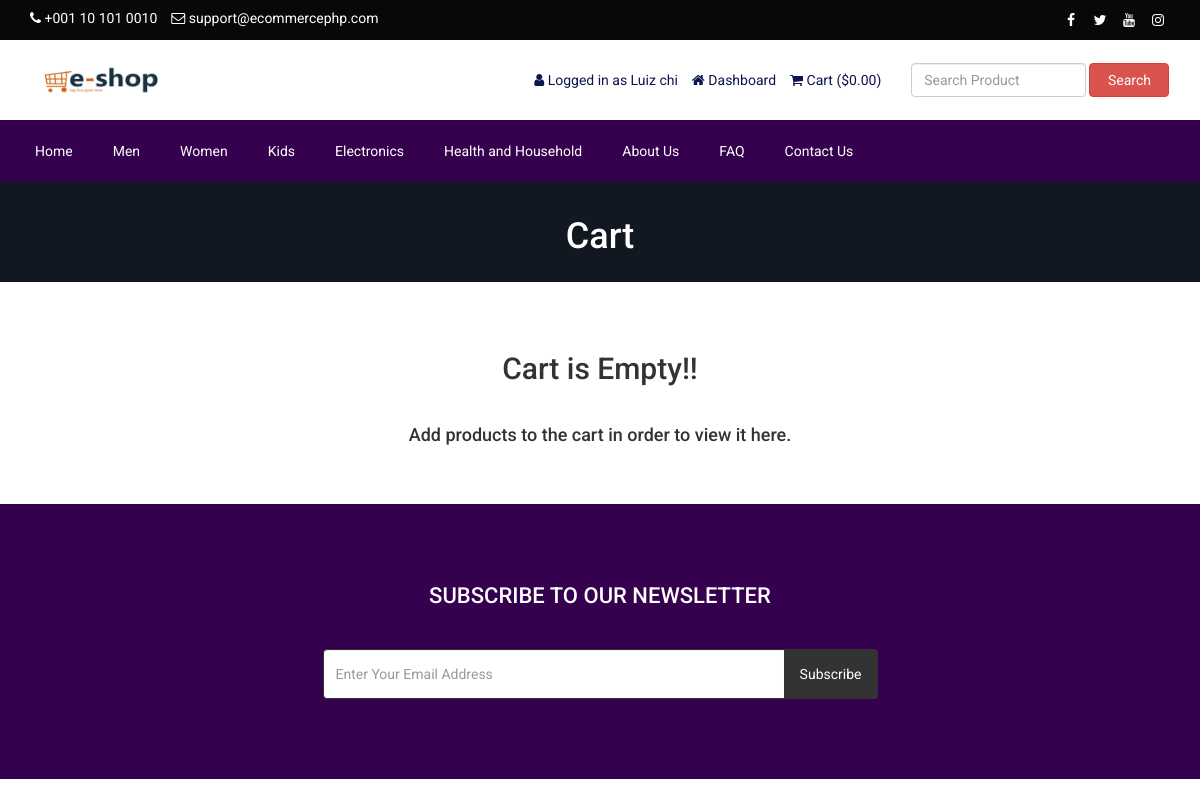
/cart.php (signed in), run on the app's committed database.
### tables this page shows
CREATE TABLE `tbl_settings` (
  `id` int(11) NOT NULL,
  `logo` varchar(255) NOT NULL,
  `favicon` varchar(255) NOT NULL,
  `footer_about` text NOT NULL,
  `footer_copyright` text NOT NULL,
  `contact_address` text NOT NULL,
  `contact_email` varchar(255) NOT NULL,
  `contact_phone` varchar(255) NOT NULL,
  `contact_fax` varchar(255) NOT NULL,
  `contact_map_iframe` text NOT NULL,
  `receive_email` varchar(255) NOT NULL,
  `receive_email_subject` varchar(255) NOT NULL,
  `receive_email_thank_you_message` text NOT NULL,
  `forget_password_message` text NOT NULL,
  `total_recent_post_footer` int(10) NOT NULL,
  `total_popular_post_footer` int(10) NOT NULL,
  `total_recent_post_sidebar` int(11) NOT NULL,
  `total_popular_post_sidebar` int(11) NOT NULL,
  `total_featured_product_home` int(11) NOT NULL,
  `total_latest_product_home` int(11) NOT NULL,
  `total_popular_product_home` int(11) NOT NULL,
  `meta_title_home` text NOT NULL,
  `meta_keyword_home` text NOT NULL,
  `meta_description_home` text NOT NULL,
  `banner_login` varchar(255) NOT NULL,
  `banner_registration` varchar(255) NOT NULL,
  `banner_forget_password` varchar(255) NOT NULL,
  `banner_reset_password` varchar(255) NOT NULL,
  `banner_search` varchar(255) NOT NULL,
  `banner_cart` varchar(255) NOT NULL,
  `banner_checkout` varchar(255) NOT NULL,
  `banner_product_category` varchar(255) NOT NULL,
  `banner_blog` varchar(255) NOT NULL,
  `cta_title` varchar(255) NOT NULL,
  `cta_content` text NOT NULL,
  `cta_read_more_text` varchar(255) NOT NULL,
  `cta_read_more_url` varchar(255) NOT NULL,
  `cta_photo` varchar(255) NOT NULL,
  `featured_product_title` varchar(255) NOT NULL,
  `featured_product_subtitle` varchar(255) NOT NULL,
  `latest_product_title` varchar(255) NOT NULL,
  `latest_product_subtitle` varchar(255) NOT NULL,
  `popular_product_title` varchar(255) NOT NULL,
  `popular_product_subtitle` varchar(255) NOT NULL,
  `testimonial_title` varchar(255) NOT NULL,
  `testimonial_subtitle` varchar(255) NOT NULL,
  `testimonial_photo` varchar(255) NOT NULL,
  `blog_title` varchar(255) NOT NULL,
  `blog_subtitle` varchar(255) NOT NULL,
  `newsletter_text` text NOT NULL,
  `paypal_email` varchar(255) NOT NULL,
  `stripe_public_key` varchar(255) NOT NULL,
  `stripe_secret_key` varchar(255) NOT NULL,
  `bank_detail` text NOT NULL,
  `before_head` text NOT NULL,
  `after_body` text NOT NULL,
  `before_body` text NOT NULL,
  `home_service_on_off` int(11) NOT NULL,
  `home_welcome_on_off` int(11) NOT NULL,
  `home_featured_product_on_off` int(11) NOT NULL,
  `home_latest_product_on_off` int(11) NOT NULL,
  `home_popular_product_on_off` int(11) NOT NULL,
  `home_testimonial_on_off` int(11) NOT NULL,
  `home_blog_on_off` int(11) NOT NULL,
  `newsletter_on_off` int(11) NOT NULL,
  `ads_above_welcome_on_off` int(1) NOT NULL,
  `ads_above_featured_product_on_off` int(1) NOT NULL,
  `ads_above_latest_product_on_off` int(1) NOT NULL,
  `ads_above_popular_product_on_off` int(1) NOT NULL,
  `ads_above_testimonial_on_off` int(1) NOT NULL,
  `ads_category_sidebar_on_off` int(1) NOT NULL
);

CREATE TABLE `tbl_social` (
  `social_id` int(11) NOT NULL,
  `social_name` varchar(30) NOT NULL,
  `social_url` varchar(255) NOT NULL,
  `social_icon` varchar(30) NOT NULL
);

CREATE TABLE `tbl_top_category` (
  `tcat_id` int(11) NOT NULL,
  `tcat_name` varchar(255) NOT NULL,
  `show_on_menu` int(1) NOT NULL
);

CREATE TABLE `tbl_page` (
  `id` int(11) NOT NULL,
  `about_title` varchar(255) NOT NULL,
  `about_content` text NOT NULL,
  `about_banner` varchar(255) NOT NULL,
  `about_meta_title` varchar(255) NOT NULL,
  `about_meta_keyword` text NOT NULL,
  `about_meta_description` text NOT NULL,
  `faq_title` varchar(255) NOT NULL,
  `faq_banner` varchar(255) NOT NULL,
  `faq_meta_title` varchar(255) NOT NULL,
  `faq_meta_keyword` text NOT NULL,
  `faq_meta_description` text NOT NULL,
  `blog_title` varchar(255) NOT NULL,
  `blog_banner` varchar(255) NOT NULL,
  `blog_meta_title` varchar(255) NOT NULL,
  `blog_meta_keyword` text NOT NULL,
  `blog_meta_description` text NOT NULL,
  `contact_title` varchar(255) NOT NULL,
  `contact_banner` varchar(255) NOT NULL,
  `contact_meta_title` varchar(255) NOT NULL,
  `contact_meta_keyword` text NOT NULL,
  `contact_meta_description` text NOT NULL,
  `pgallery_title` varchar(255) NOT NULL,
  `pgallery_banner` varchar(255) NOT NULL,
  `pgallery_meta_title` varchar(255) NOT NULL,
  `pgallery_meta_keyword` text NOT NULL,
  `pgallery_meta_description` text NOT NULL,
  `vgallery_title` varchar(255) NOT NULL,
  `vgallery_banner` varchar(255) NOT NULL,
  `vgallery_meta_title` varchar(255) NOT NULL,
  `vgallery_meta_keyword` text NOT NULL,
  `vgallery_meta_description` text NOT NULL
);

### cart.php (the view, shortened to what this page needs)
<?php require_once('header.php'); ?>
<?php
$statement = $pdo->prepare("SELECT * FROM tbl_settings WHERE id=1");
$statement->execute();
$result = $statement->fetchAll(PDO::FETCH_ASSOC);
foreach ($result as $row) {
    $banner_cart = $row['banner_cart'];
}
?>
<div class="page-banner" style="background-image: url(assets/uploads/<?php echo $banner_cart; ?>)">
    <div class="overlay"></div>
    <div class="page-banner-inner">
        <h1><?php echo LANG_VALUE_18; ?></h1>
    </div>
</div>
<div class="page">
	<div class="container">
		<div class="row">
			<div class="col-md-12">
                <?php if(!isset($_SESSION['cart_p_id'])): ?>
                    <?php echo '<h2 class="text-center">Cart is Empty!!</h2></br>'; ?>
                    <?php echo '<h4 class="text-center">Add products to the cart in order to view it here.</h4>'; ?>
                <?php endif; ?>
			</div>
		</div>
	</div>
</div>
<?php require_once('footer.php'); ?>

### header.php (shortened to what this page needs)
<?php
include("admin/inc/config.php");
$statement = $pdo->prepare("SELECT * FROM tbl_settings WHERE id=1");
$statement->execute();
$result = $statement->fetchAll(PDO::FETCH_ASSOC);
foreach ($result as $row)
{
	$logo = $row['logo'];
	$contact_email = $row['contact_email'];
	$contact_phone = $row['contact_phone'];
}
?>
<!DOCTYPE html>
<html lang="en">
<head>
	<link rel="stylesheet" href="assets/css/bootstrap.min.css">
	<link rel="stylesheet" href="assets/css/font-awesome.min.css">
	<link rel="stylesheet" href="assets/css/owl.carousel.min.css">
	<link rel="stylesheet" href="assets/css/owl.theme.default.min.css">
	<link rel="stylesheet" href="assets/css/jquery.bxslider.min.css">
    <link rel="stylesheet" href="assets/css/magnific-popup.css">
    <link rel="stylesheet" href="assets/css/rating.css">
	<link rel="stylesheet" href="assets/css/spacing.css">
	<link rel="stylesheet" href="assets/css/bootstrap-touch-slider.css">
	<link rel="stylesheet" href="assets/css/animate.min.css">
	<link rel="stylesheet" href="assets/css/tree-menu.css">
	<link rel="stylesheet" href="assets/css/select2.min.css">
	<link rel="stylesheet" href="assets/css/main.css">
	<link rel="stylesheet" href="assets/css/responsive.css">
	<?php
	$statement = $pdo->prepare("SELECT * FROM tbl_page WHERE id=1");
	$statement->execute();
	$result = $statement->fetchAll(PDO::FETCH_ASSOC);
		?>
</head>
<body>
<div class="top">
	<div class="container">
		<div class="row">
			<div class="col-md-6 col-sm-6 col-xs-12">
				<div class="left">
					<ul>
						<li><i class="fa fa-phone"></i> <?php echo $contact_phone; ?></li>
						<li><i class="fa fa-envelope-o"></i> <?php echo $contact_email; ?></li>
					</ul>
				</div>
			</div>
			<div class="col-md-6 col-sm-6 col-xs-12">
				<div class="right">
					<ul>
						<?php
						$statement = $pdo->prepare("SELECT * FROM tbl_social");
						$statement->execute();
						$result = $statement->fetchAll(PDO::FETCH_ASSOC);
						foreach ($result as $row) {
							?>
							<?php if($row['social_url'] != ''): ?>
							<li><a href="<?php echo $row['social_url']; ?>"><i class="<?php echo $row['social_icon']; ?>"></i></a></li>
							<?php endif; ?>
							<?php
						}
						?>
					</ul>
				</div>
			</div>
		</div>
	</div>
</div>
<div class="header">
	<div class="container">
		<div class="row inner">
			<div class="col-md-4 logo">
				<a href="index.php"><img src="assets/uploads/<?php echo $logo; ?>" alt="logo image"></a>
			</div>
			<div class="col-md-5 right">
				<ul>
					<?php
					if(isset($_SESSION['customer'])) {
						?>
						<li><i class="fa fa-user"></i> <?php echo LANG_VALUE_13; ?> <?php echo $_SESSION['customer']['cust_name']; ?></li>
						<li><a href="dashboard.php"><i class="fa fa-home"></i> <?php echo LANG_VALUE_89; ?></a></li>
						<?php
					} else {
						?>
						<li><a href="login.php"><i class="fa fa-sign-in"></i> <?php echo LANG_VALUE_9; ?></a></li>
						<li><a href="registration.php"><i class="fa fa-user-plus"></i> <?php echo LANG_VALUE_15; ?></a></li>
						<?php
					}
					?>
					<li><a href="cart.php"><i class="fa fa-shopping-cart"></i> <?php echo LANG_VALUE_18; ?> (<?php echo LANG_VALUE_1; ?><?php
					if(isset($_SESSION['cart_p_id'])) {
						$table_total_price = 0;
						$i=0;
	                    foreach($_SESSION['cart_p_qty'] as $key => $value)
	                    {
	                        $i++;
	                        $arr_cart_p_qty[$i] = $value;
	                    }                    $i=0;
	                    foreach($_SESSION['cart_p_current_price'] as $key => $value)
	                    {
	                        $i++;
	                        $arr_cart_p_current_price[$i] = $value;
	                    }
	                    for($i=1;$i<=count($arr_cart_p_qty);$i++) {
	                    	$row_total_price = $arr_cart_p_current_price[$i]*$arr_cart_p_qty[$i];
	                        $table_total_price = $table_total_price + $row_total_price;
	                    }
						echo $table_total_price;
					} else {
						echo '0.00';
					}
					?>)</a></li>
				</ul>
			</div>
			<div class="col-md-3 search-area">
				<form class="navbar-form navbar-left" role="search" action="search-result.php" method="get">
					<div class="form-group">
						<input type="text" class="form-control search-top" placeholder="<?php echo LANG_VALUE_2; ?>" name="search_text">
					</div>
					<button type="submit" class="btn btn-danger"><?php echo LANG_VALUE_3; ?></button>
				</form>
			</div>
		</div>
	</div>
</div>
<div class="nav">
	<div class="container">
		<div class="row">
			<div class="col-md-12 pl_0 pr_0">
				<div class="menu-container">
					<div class="menu">
						<ul>
							<li><a href="index.php">Home</a></li>
							<?php
							$statement = $pdo->prepare("SELECT * FROM tbl_top_category WHERE show_on_menu=1");
							$statement->execute();
							$result = $statement->fetchAll(PDO::FETCH_ASSOC);
							foreach ($result as $row) {
								?>
								<li><a href="product-category.php?id=<?php echo $row['tcat_id']; ?>&type=top-category"><?php echo $row['tcat_name']; ?></a>
								</li>
								<?php
							}
							?>
							<?php
							$statement = $pdo->prepare("SELECT * FROM tbl_page WHERE id=1");
							$statement->execute();
							$result = $statement->fetchAll(PDO::FETCH_ASSOC);
							foreach ($result as $row) {
								$about_title = $row['about_title'];
								$faq_title = $row['faq_title'];
								$contact_title = $row['contact_title'];
							}
							?>
							<li><a href="about.php"><?php echo $about_title; ?></a></li>
							<li><a href="faq.php"><?php echo $faq_title; ?></a></li>
							<li><a href="contact.php"><?php echo $contact_title; ?></a></li>
						</ul>
					</div>
				</div>
			</div>
		</div>
	</div>
</div>

### assets/css/main.css (style rules this page uses)
* { margin: 0; padding: 0; }
body { font-family: "Roboto", sans-serif; font-size: 14px; }
h1, h2, h3, h4, h5, h6 { font-family: "Roboto", sans-serif; }
a { text-decoration: none; }
.top { width: 100%; height: 40px; background: #080808; }
.top .left { float: left; }
.top .left ul { padding-top: 8px; }
.top .left ul li { list-style-type: none; float: left; margin-right: 14px; color: white; }
.top .left ul li i { color: white; }
.top .right { float: right; }
.top .right ul { padding-top: 8px; }
.top .right ul li { list-style-type: none; float: left; margin-left: 5px; }
.top .right ul li a { color: white; width: 24px; height: 24px; line-height: 24px; text-align: center; border-radius: 50%; display: block; transition: all 0.4s ease; }
.header { width: 100%; height: auto; background: #fff; }
.header .inner { height: auto; display: table; }
.header .logo { float: none; display: table-cell; vertical-align: middle; }
.header .logo img { max-width: 100%; height: 80px; }
.header .navbar-form .form-control { width: 300px; }
.header .search-area { float: none; display: table-cell; vertical-align: middle; }
.header .search-area .form-group { width: calc(100% - 84px); }
.header .search-area button { width: 80px; }
.header .search-area form { width: 100%; }
.header .right { float: none; display: table-cell; vertical-align: middle; padding-right: 0; }
.header .right ul { float: right; margin-bottom: 0; }
.header .right ul li { list-style-type: none; float: left; margin-left: 14px; color: #0d1452; }
.header .right ul li a { color: #0d1452; }
.header .navbar-form .search-top { width: 100%; }
.nav { background: #35004e; }
.menu-container { width: 100%; margin: 0 auto; background: #35004e; }
.menu-dropdown-icon:before { content: "\f067"; font-family: "FontAwesome"; display: none; cursor: pointer; float: right; padding: 1.5em 2em; background: #fff; color: #333; }
.menu > ul { margin: 0 auto; width: 100%; list-style: none; padding: 0; position: relative; box-sizing: border-box; }
.menu > ul:before, .menu > ul:after { content: ""; display: table; }
.menu > ul:after { clear: both; }
.menu > ul > li { float: left; padding: 0; margin: 0; }
.menu > ul > li a { text-decoration: none; padding: 1.5em 20px; display: block; color: #fff; }
.page-banner { width: 100%; height: auto; background-repeat: no-repeat; background-position: center center; -webkit-background-size: cover; background-size: cover; position: relative; padding-top: 15px; padding-bottom: 15px; overflow: hidden; }
.page-banner .overlay { position: absolute; left: 0; top: 0; width: 100%; height: 100%; opacity: 0.7; background: #131921; }
.page-banner h1 { color: #fff; text-align: center; z-index: 999; position: relative; }
.page { width: 100%; height: auto; padding-top: 50px; padding-bottom: 50px; }

### assets/css/responsive.css (style rules this page uses)
@media only screen and (min-width: 992px) { .header .inner { width: 100%; } }
@media only screen and (min-width: 992px) { .header .search-area { padding-right: 0; } }
@media only screen and (min-width: 992px) { .header .search-area form { padding-right: 0; } }
@media only screen and (min-width: 992px) { .header .container { padding-right: 0; } }

### data on the page
tbl_settings: contact_phone "+001 10 101 0010", contact_email "support@ecommercephp.com", logo (picture), banner_cart (picture)
tbl_top_category: tcat_name "Men"
tbl_top_category: tcat_name "Women"
tbl_top_category: tcat_name "Kids"
tbl_top_category: tcat_name "Electronics"
tbl_top_category: tcat_name "Health and Household"
tbl_page: about_title "About Us", faq_title "FAQ", contact_title "Contact Us"

### other printed values
LANG_VALUE_13 "Logged in as"
$_SESSION['customer']['cust_name'] "Luiz chi"
LANG_VALUE_89 "Dashboard"
LANG_VALUE_18 "Cart"
LANG_VALUE_1 "$"
LANG_VALUE_3 "Search"
LANG_VALUE_93 "SUBSCRIBE TO OUR NEWSLETTER"
LANG_VALUE_92 "Subscribe"
